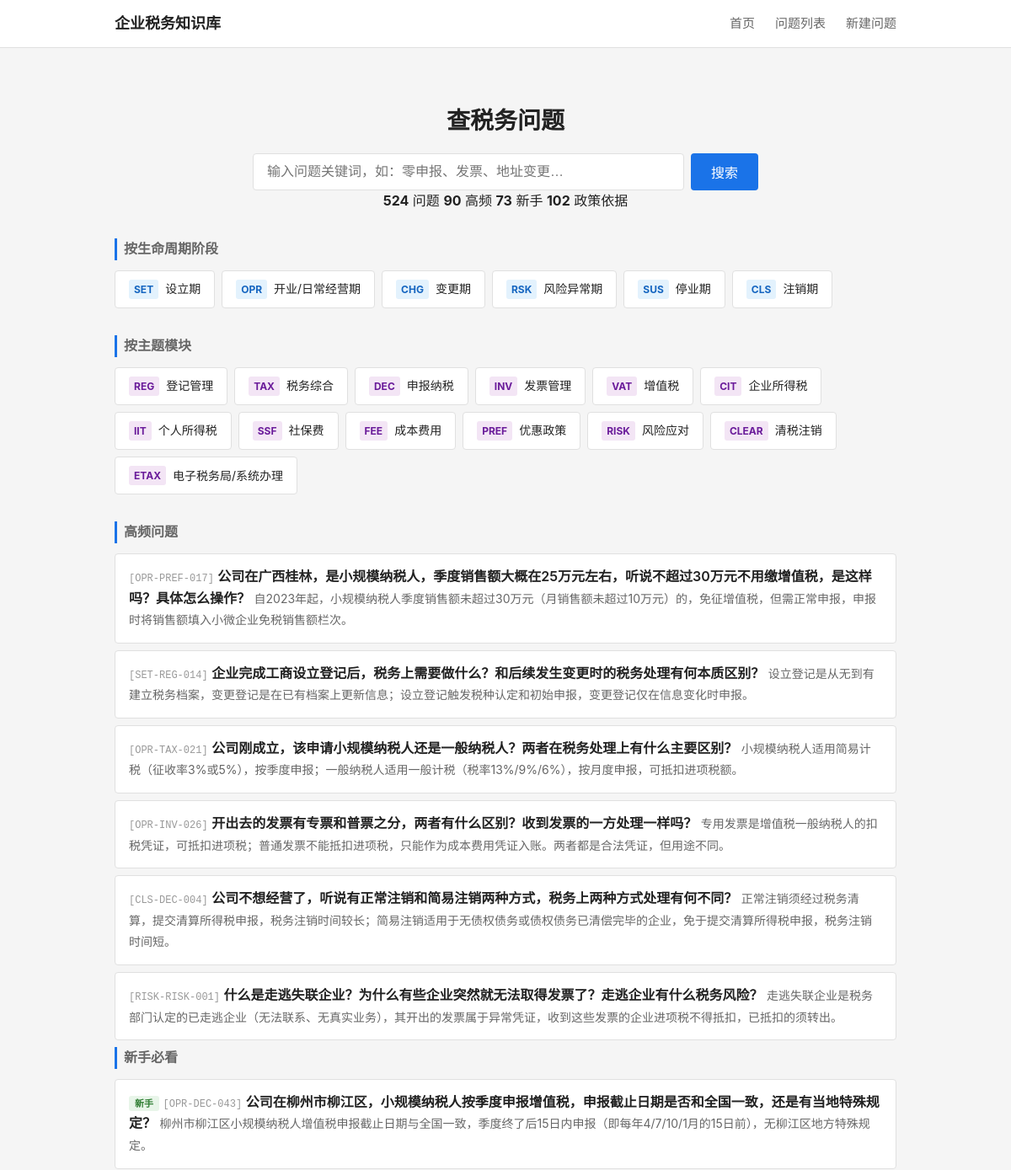
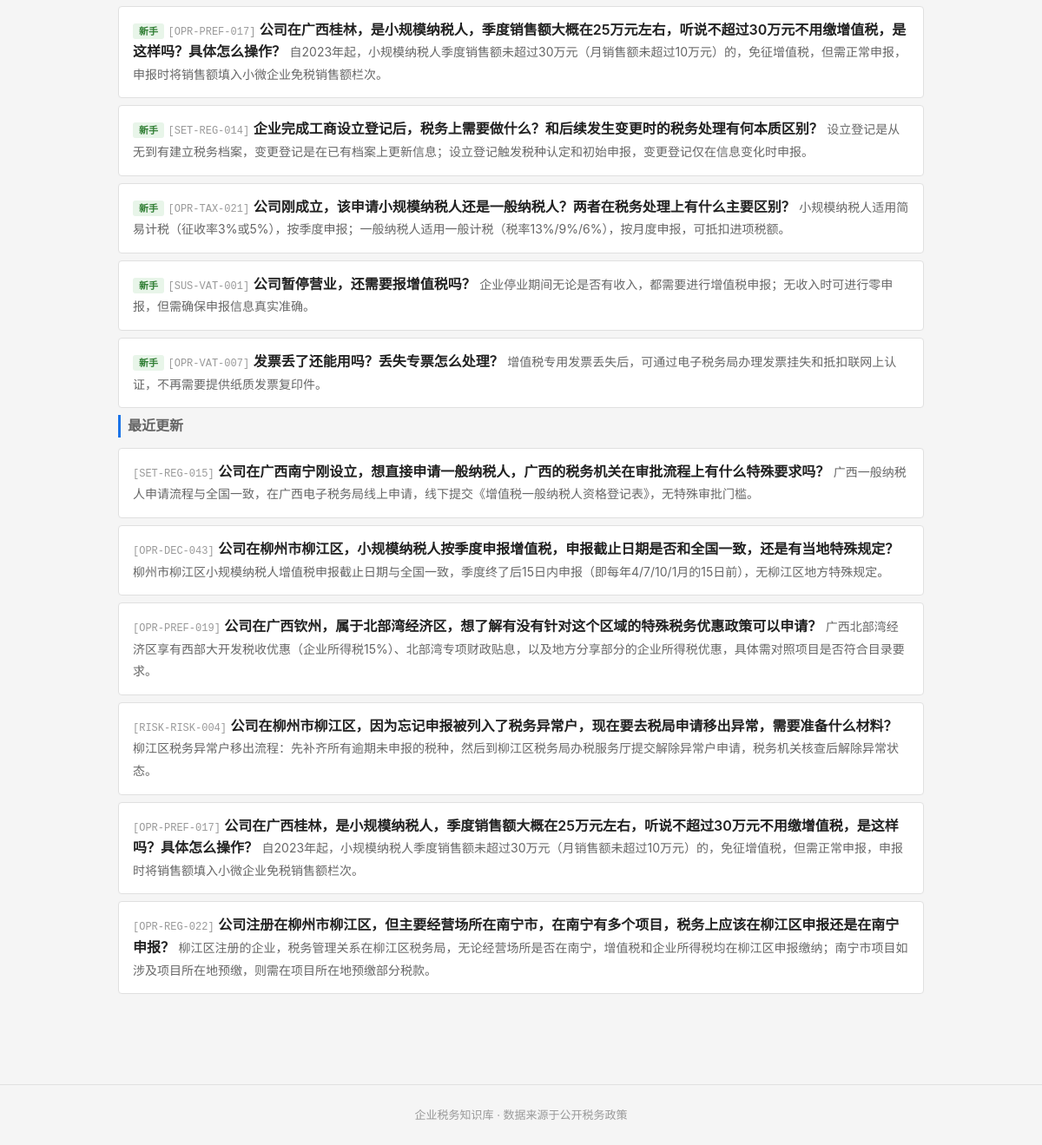
Before: / with the older database file (2 pictures, top to bottom).
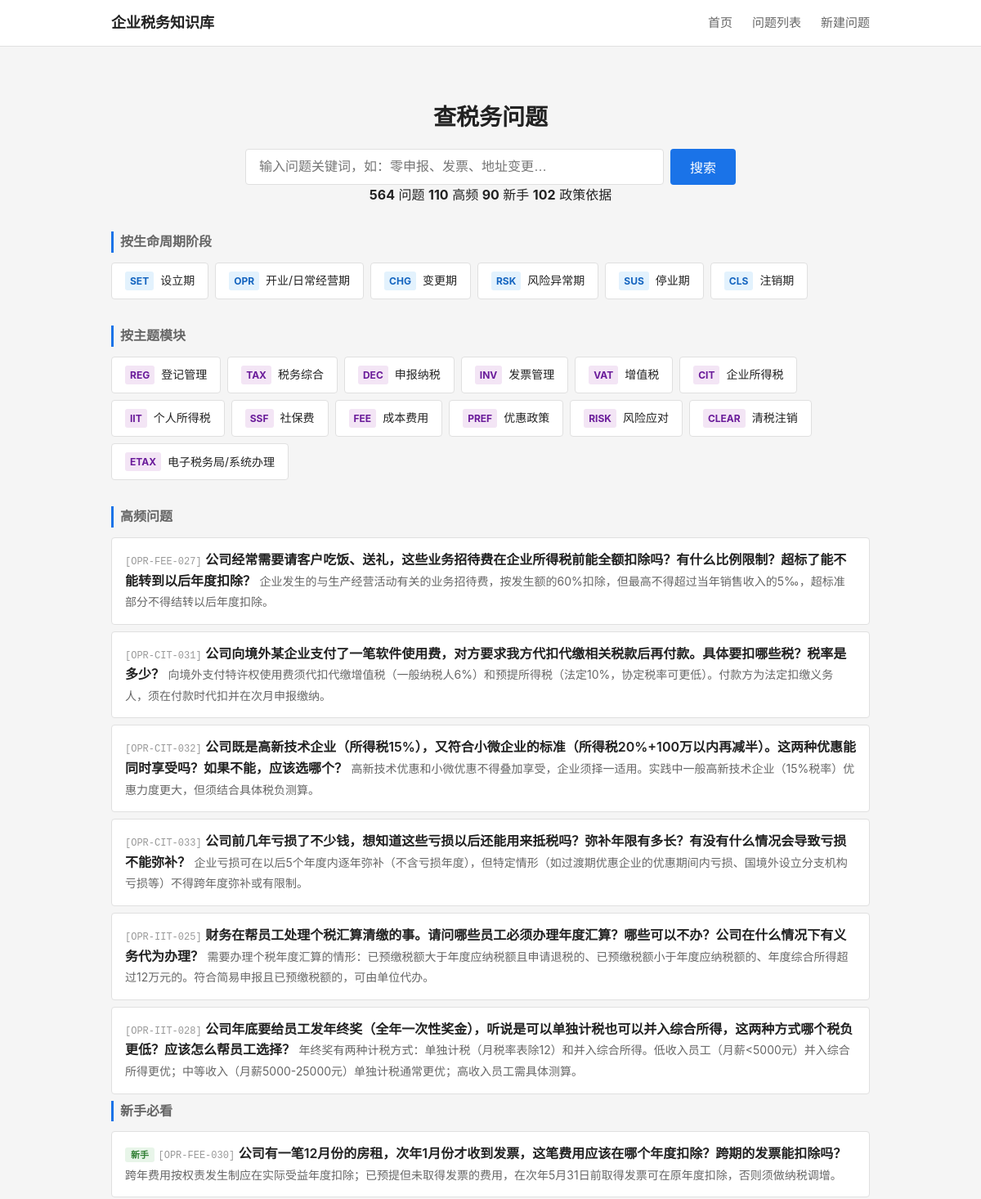
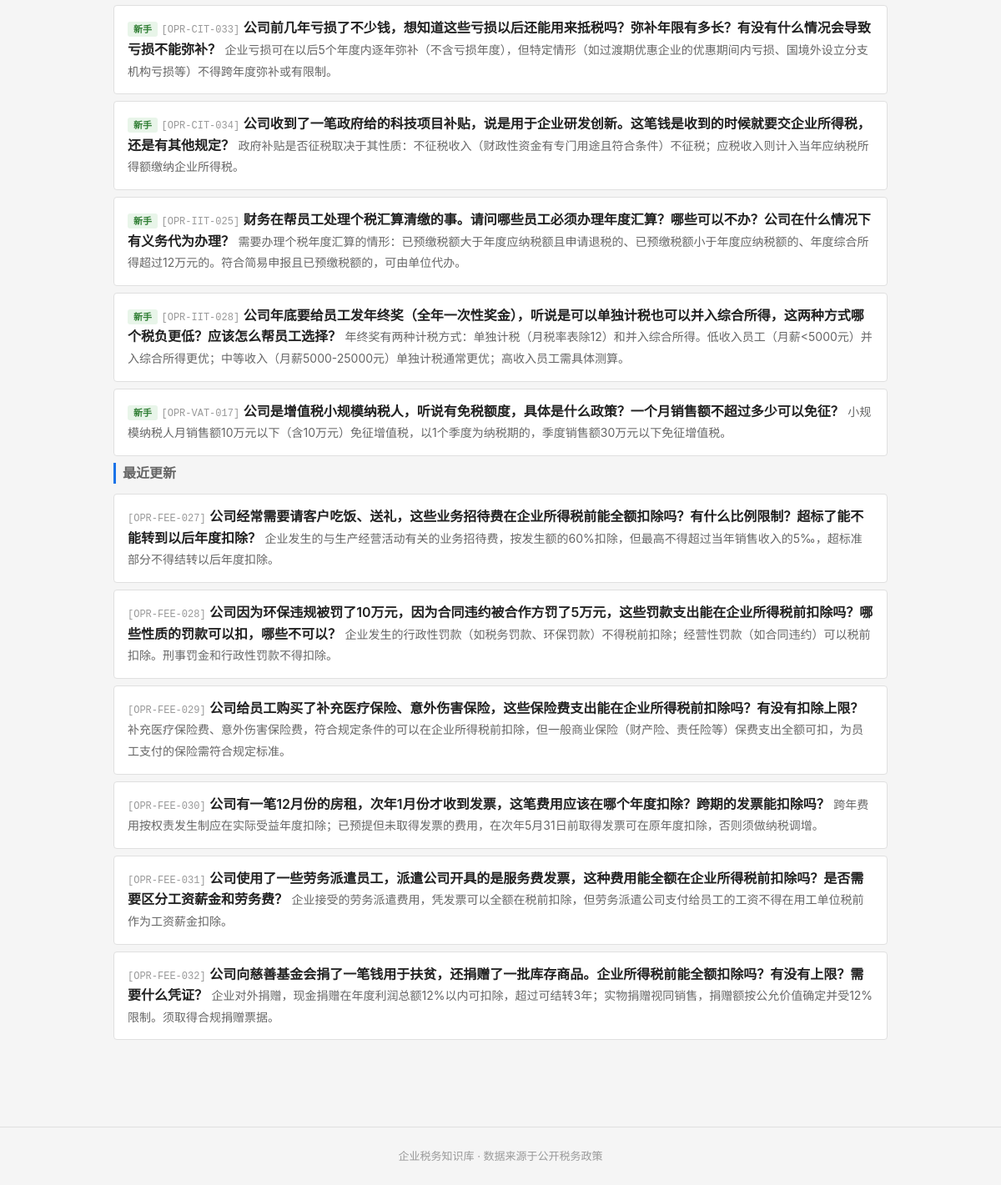
After: the same page with the newer database file (2 pictures, top to bottom).
### tables this page shows
CREATE TABLE tag_dict (
    id              INTEGER PRIMARY KEY AUTOINCREMENT,
    tag_code        TEXT NOT NULL UNIQUE,
    tag_name        TEXT NOT NULL,
    tag_category    TEXT,
    parent_id       INTEGER,
    display_order   INTEGER NOT NULL DEFAULT 1,
    status          TEXT NOT NULL DEFAULT 'active',

    FOREIGN KEY (parent_id) REFERENCES tag_dict(id) ON DELETE SET NULL
);

CREATE TABLE question_master (
    id              INTEGER PRIMARY KEY AUTOINCREMENT,
    question_code   TEXT NOT NULL UNIQUE,
    question_title  TEXT NOT NULL,
    question_plain  TEXT NOT NULL,

    -- 分类
    stage_code      TEXT NOT NULL,
    module_code     TEXT NOT NULL,
    question_type   TEXT NOT NULL,

    -- 答案
    one_line_answer TEXT NOT NULL,
    detailed_answer TEXT,
    core_definition TEXT,

    -- 条件与边界
    applicable_conditions TEXT,
    exceptions_boundary   TEXT,

    -- 实务
    practical_steps TEXT,
    risk_warning    TEXT,

    -- 适用范围
    scope_level     TEXT NOT NULL DEFAULT 'scope_national',
    local_region    TEXT,

    -- 确定性
    answer_certainty TEXT NOT NULL DEFAULT 'certain_clear',

    -- 元数据
    keywords        TEXT,
    high_frequency_flag INTEGER NOT NULL DEFAULT 0,
    newbie_flag     INTEGER NOT NULL DEFAULT 0,

    -- 版本管理
    status          TEXT NOT NULL DEFAULT 'draft',
    version_no      INTEGER NOT NULL DEFAULT 1,

    -- 审计字段
    created_at      TEXT NOT NULL DEFAULT (datetime('now')),
    updated_at      TEXT NOT NULL DEFAULT (datetime('now'))
);

### backend/app.py (the view)
    @app.route('/')
    def index():
        from services.question_service import QuestionService
        svc = QuestionService()
        stages = svc.get_stages()
        modules = svc.get_modules()
        high_freq = svc.get_high_frequency(limit=6)
        newbie = svc.get_newbie(limit=6)
        recent = svc.get_recent_updates(limit=6)
        stats = svc.get_stats()
        return render_template('index.html',
                               stages=stages, modules=modules,
                               high_freq=high_freq, newbie=newbie, recent=recent,
                               stats=stats)

### backend/services/question_service.py (called while the page is built)
    def _query(self, sql, params=None):
        conn = sqlite3.connect(self.db_path)
        conn.execute("PRAGMA foreign_keys = ON")
        conn.row_factory = sqlite3.Row
        cur = conn.cursor()
        if params:
            cur.execute(sql, params)
        else:
            cur.execute(sql)
        rows = cur.fetchall()
        conn.close()
        return [dict(r) for r in rows]

    def get_stages(self):
        return self._query("""
            SELECT tag_code, tag_name
            FROM tag_dict
            WHERE tag_category = 'stage'
            ORDER BY display_order
        """)

    def get_modules(self):
        return self._query("""
            SELECT tag_code, tag_name
            FROM tag_dict
            WHERE tag_category = 'module'
            ORDER BY display_order
        """)

    def get_high_frequency(self, limit=10):
        return self._query("""
            SELECT question_code, question_plain, question_title, one_line_answer, stage_code
            FROM question_master
            WHERE status = 'active' AND high_frequency_flag = 1
            ORDER BY updated_at DESC
            LIMIT ?
        """, (limit,))

### frontend/templates/index.html (shortened to what this page needs)
{% extends "base.html" %}
{% block main %}
<section class="search-section">
    <h1>查税务问题</h1>
    <form action="/questions" method="get" class="search-form">
        <input type="text" name="keyword" placeholder="输入问题关键词，如：零申报、发票、地址变更…" class="search-input">
        <button type="submit" class="search-btn">搜索</button>
    </form>
    {% if stats %}
    <div class="stats-bar">
        <span><strong>{{ stats.total_questions }}</strong> 问题</span>
        <span><strong>{{ stats.total_hf }}</strong> 高频</span>
        <span><strong>{{ stats.total_newbie }}</strong> 新手</span>
        <span><strong>{{ stats.total_policies }}</strong> 政策依据</span>
    </div>
    {% endif %}
</section>
<section class="nav-section">
    <h2 class="section-title">按生命周期阶段</h2>
    <div class="card-grid stage-grid">
        {% for s in stages %}
        <a href="/questions?stage={{ s.tag_code }}" class="card card-stage">
            <span class="card-code">{{ s.tag_code }}</span>
            <span class="card-name">{{ s.tag_name }}</span>
        </a>
        {% endfor %}
    </div>
</section>
<section class="nav-section">
    <h2 class="section-title">按主题模块</h2>
    <div class="card-grid module-grid">
        {% for m in modules %}
        <a href="/questions?module={{ m.tag_code }}" class="card card-module">
            <span class="card-code">{{ m.tag_code }}</span>
            <span class="card-name">{{ m.tag_name }}</span>
        </a>
        {% endfor %}
    </div>
</section>
{% if high_freq %}
<section class="list-section">
    <h2 class="section-title">高频问题</h2>
    <ul class="question-list">
        {% for q in high_freq %}
        <li class="question-item">
            <a href="/question/{{ q.question_code }}" class="question-link">
                <span class="q-code">[{{ q.question_code }}]</span>
                <span class="q-title">{{ q.question_plain }}</span>
                <span class="q-answer">{{ q.one_line_answer }}</span>
            </a>
        </li>
        {% endfor %}
    </ul>
</section>
{% endif %}
{% if newbie %}
<section class="list-section">
    <h2 class="section-title">新手必看</h2>
    <ul class="question-list">
        {% for q in newbie %}
        <li class="question-item">
            <a href="/question/{{ q.question_code }}" class="question-link">
                <span class="q-badge newbie">新手</span>
                <span class="q-code">[{{ q.question_code }}]</span>
                <span class="q-title">{{ q.question_plain }}</span>
                <span class="q-answer">{{ q.one_line_answer }}</span>
            </a>
        </li>
        {% endfor %}
    </ul>
</section>
{% endif %}
{% if recent %}
<section class="list-section">
    <h2 class="section-title">最近更新</h2>
    <ul class="question-list">
        {% for q in recent %}
        <li class="question-item">
            <a href="/question/{{ q.question_code }}" class="question-link">
                <span class="q-code">[{{ q.question_code }}]</span>
                <span class="q-title">{{ q.question_plain }}</span>
                <span class="q-answer">{{ q.one_line_answer }}</span>
            </a>
        </li>
        {% endfor %}
    </ul>
</section>
{% endif %}
{% endblock %}

Changed rows visible on the page:
no longer on this page (row unchanged): question_master: question_code "OPR-PREF-017", question_plain "公司在广西桂林，是小规模纳税人，季度销售额大概在25万元左右，听说不超过30万元不用缴增值税，是这样吗？具体怎么操作？", one_line_answer "自2023年起，小规模纳税人季度销售额未超过30万元（月销售额未超过10万元）的，免征增值税，但需正常申报，申报时将销售额填入小微企业免税销售额栏次。"
no longer on this page (row unchanged): question_master: question_code "SET-REG-014", question_plain "企业完成工商设立登记后，税务上需要做什么？和后续发生变更时的税务处理有何本质区别？", one_line_answer "设立登记是从无到有建立税务档案，变更登记是在已有档案上更新信息；设立登记触发税种认定和初始申报，变更登记仅在信息变化时申报。"
no longer on this page (row unchanged): question_master: question_code "OPR-TAX-021", question_plain "公司刚成立，该申请小规模纳税人还是一般纳税人？两者在税务处理上有什么主要区别？", one_line_answer "小规模纳税人适用简易计税（征收率3%或5%），按季度申报；一般纳税人适用一般计税（税率13%/9%/6%），按月度申报，可抵扣进项税额。"
no longer on this page (row unchanged): question_master: question_code "OPR-INV-026", question_plain "开出去的发票有专票和普票之分，两者有什么区别？收到发票的一方处理一样吗？", one_line_answer "专用发票是增值税一般纳税人的扣税凭证，可抵扣进项税；普通发票不能抵扣进项税，只能作为成本费用凭证入账。两者都是合法凭证，但用途不同。", shown under "高频问题"
no longer on this page (row unchanged): question_master: question_code "CLS-DEC-004", question_plain "公司不想经营了，听说有正常注销和简易注销两种方式，税务上两种方式处理有何不同？", one_line_answer "正常注销须经过税务清算，提交清算所得税申报，税务注销时间较长；简易注销适用于无债权债务或债权债务已清偿完毕的企业，免于提交清算所得税申报，税务注销时间短。", shown under "高频问题"
no longer on this page (row edited): question_master: question_code "RISK-RISK-001", question_plain "什么是走逃失联企业？为什么有些企业突然就无法取得发票了？走逃企业有什么税务风险？", one_line_answer "走逃失联企业是税务部门认定的已走逃企业（无法联系、无真实业务），其开出的发票属于异常凭证，收到这些发票的企业进项税不得抵扣，已抵扣的须转出。", shown under "高频问题"
no longer on this page (row unchanged): question_master: question_code "OPR-DEC-043", question_plain "公司在柳州市柳江区，小规模纳税人按季度申报增值税，申报截止日期是否和全国一致，还是有当地特殊规定？", one_line_answer "柳州市柳江区小规模纳税人增值税申报截止日期与全国一致，季度终了后15日内申报（即每年4/7/10/1月的15日前），无柳江区地方特殊规定。"
no longer on this page (row unchanged): question_master: question_code "SUS-VAT-001", question_plain "公司暂停营业，还需要报增值税吗？", one_line_answer "企业停业期间无论是否有收入，都需要进行增值税申报；无收入时可进行零申报，但需确保申报信息真实准确。", shown under "新手必看"
no longer on this page (row unchanged): question_master: question_code "OPR-VAT-007", question_plain "发票丢了还能用吗？丢失专票怎么处理？", one_line_answer "增值税专用发票丢失后，可通过电子税务局办理发票挂失和抵扣联网上认证，不再需要提供纸质发票复印件。", shown under "新手必看"
no longer on this page (row unchanged): question_master: question_code "SET-REG-015", question_plain "公司在广西南宁刚设立，想直接申请一般纳税人，广西的税务机关在审批流程上有什么特殊要求吗？", one_line_answer "广西一般纳税人申请流程与全国一致，在广西电子税务局线上申请，线下提交《增值税一般纳税人资格登记表》，无特殊审批门槛。", shown under "最近更新"
no longer on this page (row unchanged): question_master: question_code "OPR-PREF-019", question_plain "公司在广西钦州，属于北部湾经济区，想了解有没有针对这个区域的特殊税务优惠政策可以申请？", one_line_answer "广西北部湾经济区享有西部大开发税收优惠（企业所得税15%）、北部湾专项财政贴息，以及地方分享部分的企业所得税优惠，具体需对照项目是否符合目录要求。", shown under "最近更新"
no longer on this page (row edited): question_master: question_code "RISK-RISK-004", question_plain "公司在柳州市柳江区，因为忘记申报被列入了税务异常户，现在要去税局申请移出异常，需要准备什么材料？", one_line_answer "柳江区税务异常户移出流程：先补齐所有逾期未申报的税种，然后到柳江区税务局办税服务厅提交解除异常户申请，税务机关核查后解除异常状态。", shown under "最近更新"
no longer on this page (row unchanged): question_master: question_code "OPR-REG-022", question_plain "公司注册在柳州市柳江区，但主要经营场所在南宁市，在南宁有多个项目，税务上应该在柳江区申报还是在南宁申报？", one_line_answer "柳江区注册的企业，税务管理关系在柳江区税务局，无论经营场所是否在南宁，增值税和企业所得税均在柳江区申报缴纳；南宁市项目如涉及项目所在地预缴，则需在项目所在地预缴部分税款。", shown under "最近更新"
added question_master: question_code "OPR-FEE-027", question_plain "公司经常需要请客户吃饭、送礼，这些业务招待费在企业所得税前能全额扣除吗？有什么比例限制？超标了能不能转到以后年度扣除？", one_line_answer "企业发生的与生产经营活动有关的业务招待费，按发生额的60%扣除，但最高不得超过当年销售收入的5‰，超标准部分不得结转以后年度扣除。"
added question_master: question_code "OPR-CIT-031", question_plain "公司向境外某企业支付了一笔软件使用费，对方要求我方代扣代缴相关税款后再付款。具体要扣哪些税？税率是多少？", one_line_answer "向境外支付特许权使用费须代扣代缴增值税（一般纳税人6%）和预提所得税（法定10%，协定税率可更低）。付款方为法定扣缴义务人，须在付款时代扣并在次月申报缴纳。", shown under "高频问题"
added question_master: question_code "OPR-CIT-032", question_plain "公司既是高新技术企业（所得税15%），又符合小微企业的标准（所得税20%+100万以内再减半）。这两种优惠能同时享受吗？如果不能，应该选哪个？", one_line_answer "高新技术优惠和小微优惠不得叠加享受，企业须择一适用。实践中一般高新技术企业（15%税率）优惠力度更大，但须结合具体税负测算。", shown under "高频问题"
added question_master: question_code "OPR-CIT-033", question_plain "公司前几年亏损了不少钱，想知道这些亏损以后还能用来抵税吗？弥补年限有多长？有没有什么情况会导致亏损不能弥补？", one_line_answer "企业亏损可在以后5个年度内逐年弥补（不含亏损年度），但特定情形（如过渡期优惠企业的优惠期间内亏损、国境外设立分支机构亏损等）不得跨年度弥补或有限制。"
added question_master: question_code "OPR-IIT-025", question_plain "财务在帮员工处理个税汇算清缴的事。请问哪些员工必须办理年度汇算？哪些可以不办？公司在什么情况下有义务代为办理？", one_line_answer "需要办理个税年度汇算的情形：已预缴税额大于年度应纳税额且申请退税的、已预缴税额小于年度应纳税额的、年度综合所得超过12万元的。符合简易申报且已预缴税额的，可由单位代办。"
added question_master: question_code "OPR-IIT-028", question_plain "公司年底要给员工发年终奖（全年一次性奖金），听说是可以单独计税也可以并入综合所得，这两种方式哪个税负更低？应该怎么帮员工选择？", one_line_answer "年终奖有两种计税方式：单独计税（月税率表除12）和并入综合所得。低收入员工（月薪<5000元）并入综合所得更优；中等收入（月薪5000-25000元）单独计税通常更优；高收入员工需具体测算。"
added question_master: question_code "OPR-FEE-030", question_plain "公司有一笔12月份的房租，次年1月份才收到发票，这笔费用应该在哪个年度扣除？跨期的发票能扣除吗？", one_line_answer "跨年费用按权责发生制应在实际受益年度扣除；已预提但未取得发票的费用，在次年5月31日前取得发票可在原年度扣除，否则须做纳税调增。"
added question_master: question_code "OPR-CIT-034", question_plain "公司收到了一笔政府给的科技项目补贴，说是用于企业研发创新。这笔钱是收到的时候就要交企业所得税，还是有其他规定？", one_line_answer "政府补贴是否征税取决于其性质：不征税收入（财政性资金有专门用途且符合条件）不征税；应税收入则计入当年应纳税所得额缴纳企业所得税。", shown under "新手必看"
added question_master: question_code "OPR-VAT-017", question_plain "公司是增值税小规模纳税人，听说有免税额度，具体是什么政策？一个月销售额不超过多少可以免征？", one_line_answer "小规模纳税人月销售额10万元以下（含10万元）免征增值税，以1个季度为纳税期的，季度销售额30万元以下免征增值税。", shown under "新手必看"
added question_master: question_code "OPR-FEE-028", question_plain "公司因为环保违规被罚了10万元，因为合同违约被合作方罚了5万元，这些罚款支出能在企业所得税前扣除吗？哪些性质的罚款可以扣，哪些不可以？", one_line_answer "企业发生的行政性罚款（如税务罚款、环保罚款）不得税前扣除；经营性罚款（如合同违约）可以税前扣除。刑事罚金和行政性罚款不得扣除。", shown under "最近更新"
added question_master: question_code "OPR-FEE-029", question_plain "公司给员工购买了补充医疗保险、意外伤害保险，这些保险费支出能在企业所得税前扣除吗？有没有扣除上限？", one_line_answer "补充医疗保险费、意外伤害保险费，符合规定条件的可以在企业所得税前扣除，但一般商业保险（财产险、责任险等）保费支出全额可扣，为员工支付的保险需符合规定标准。", shown under "最近更新"
added question_master: question_code "OPR-FEE-031", question_plain "公司使用了一些劳务派遣员工，派遣公司开具的是服务费发票，这种费用能全额在企业所得税前扣除吗？是否需要区分工资薪金和劳务费？", one_line_answer "企业接受的劳务派遣费用，凭发票可以全额在税前扣除，但劳务派遣公司支付给员工的工资不得在用工单位税前作为工资薪金扣除。", shown under "最近更新"
added question_master: question_code "OPR-FEE-032", question_plain "公司向慈善基金会捐了一笔钱用于扶贫，还捐赠了一批库存商品。企业所得税前能全额扣除吗？有没有上限？需要什么凭证？", one_line_answer "企业对外捐赠，现金捐赠在年度利润总额12%以内可扣除，超过可结转3年；实物捐赠视同销售，捐赠额按公允价值确定并受12%限制。须取得合规捐赠票据。", shown under "最近更新"
Other visible differences:
{{ stats.total_questions }}: "524" → "564"
{{ stats.total_hf }}: "90" → "110"
{{ stats.total_newbie }}: "73" → "90"
